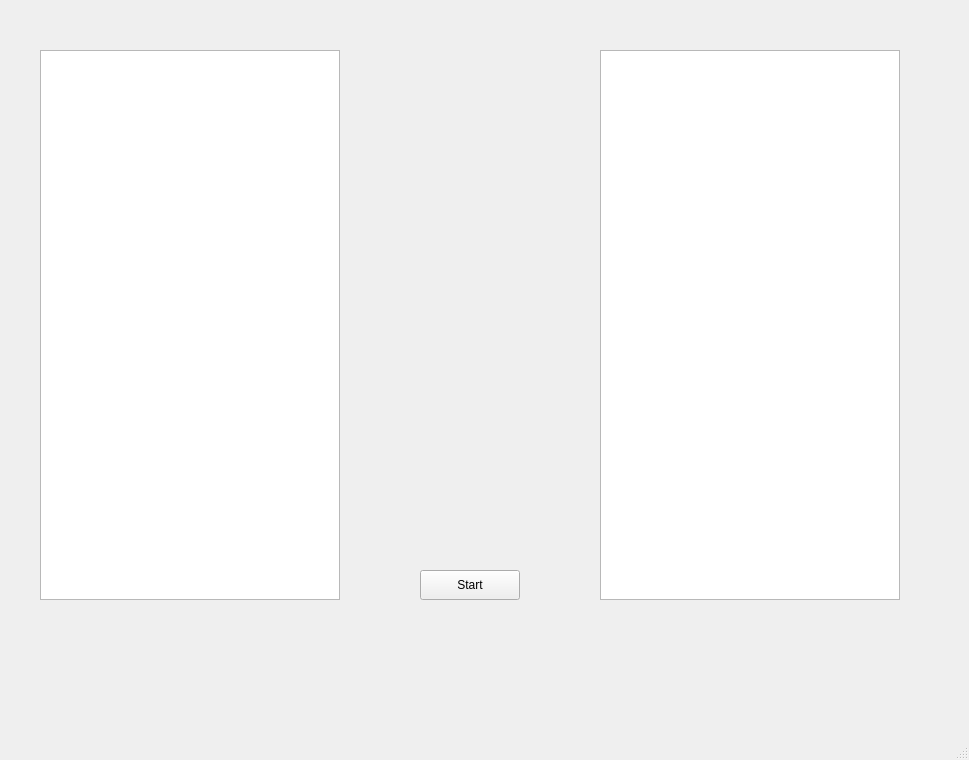
<?xml version="1.0" encoding="UTF-8"?>
<ui version="4.0">
 <class>MainWindow</class>
 <widget class="QMainWindow" name="MainWindow">
  <property name="geometry">
   <rect>
    <x>0</x>
    <y>0</y>
    <width>969</width>
    <height>760</height>
   </rect>
  </property>
  <property name="windowTitle">
   <string>MainWindow</string>
  </property>
  <widget class="QWidget" name="centralwidget">
   <widget class="QTextBrowser" name="textBrowser_2">
    <property name="geometry">
     <rect>
      <x>600</x>
      <y>50</y>
      <width>300</width>
      <height>550</height>
     </rect>
    </property>
   </widget>
   <widget class="QPushButton" name="pushButton">
    <property name="geometry">
     <rect>
      <x>420</x>
      <y>570</y>
      <width>100</width>
      <height>30</height>
     </rect>
    </property>
    <property name="text">
     <string>Start</string>
    </property>
   </widget>
   <widget class="QTextEdit" name="textEdit">
    <property name="geometry">
     <rect>
      <x>40</x>
      <y>50</y>
      <width>300</width>
      <height>550</height>
     </rect>
    </property>
   </widget>
  </widget>
  <widget class="QMenuBar" name="menubar">
   <property name="geometry">
    <rect>
     <x>0</x>
     <y>0</y>
     <width>969</width>
     <height>26</height>
    </rect>
   </property>
  </widget>
  <widget class="QStatusBar" name="statusbar"/>
 </widget>
 <resources/>
 <connections/>
</ui>
